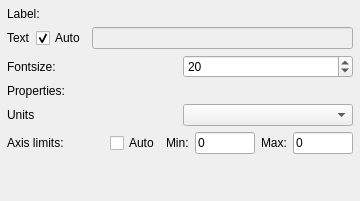
         <widget class="QWidget" name="tab_3">
          <attribute name="title">
           <string>X axis</string>
          </attribute>
          <layout class="QVBoxLayout" name="verticalLayout_8">
           <property name="leftMargin">
            <number>7</number>
           </property>
           <property name="topMargin">
            <number>7</number>
           </property>
           <property name="rightMargin">
            <number>7</number>
           </property>
           <property name="bottomMargin">
            <number>7</number>
           </property>
           <item>
            <widget class="QLabel" name="label_15">
             <property name="text">
              <string>Label:</string>
             </property>
            </widget>
           </item>
           <item>
            <layout class="QHBoxLayout" name="horizontalLayout_10">
             <item>
              <widget class="QLabel" name="label_9">
               <property name="text">
                <string>Text</string>
               </property>
              </widget>
             </item>
             <item>
              <widget class="QCheckBox" name="xAutoLabel_checkBox">
               <property name="text">
                <string>Auto</string>
               </property>
               <property name="checked">
                <bool>true</bool>
               </property>
              </widget>
             </item>
             <item>
              <widget class="QLineEdit" name="xAutoLabel_lineEdit">
               <property name="enabled">
                <bool>false</bool>
               </property>
              </widget>
             </item>
            </layout>
           </item>
           <item>
            <layout class="QHBoxLayout" name="horizontalLayout_15">
             <item>
              <widget class="QLabel" name="label_16">
               <property name="text">
                <string>Fontsize:</string>
               </property>
              </widget>
             </item>
             <item>
              <widget class="QSpinBox" name="xFontSize_spinBox">
               <property name="minimum">
                <number>1</number>
               </property>
               <property name="value">
                <number>20</number>
               </property>
              </widget>
             </item>
            </layout>
           </item>
           <item>
            <widget class="QLabel" name="label_17">
             <property name="text">
              <string>Properties:</string>
             </property>
            </widget>
           </item>
           <item>
            <layout class="QHBoxLayout" name="horizontalLayout_19">
             <item>
              <widget class="QLabel" name="label_23">
               <property name="text">
                <string>Units</string>
               </property>
              </widget>
             </item>
             <item>
              <widget class="QComboBox" name="xUnits_comboBox"/>
             </item>
            </layout>
           </item>
           <item>
            <layout class="QHBoxLayout" name="horizontalLayout_43">
             <item>
              <widget class="QLabel" name="label">
               <property name="text">
                <string>Axis limits:</string>
               </property>
              </widget>
             </item>
             <item>
              <spacer name="horizontalSpacer_7">
               <property name="orientation">
                <enum>Qt::Horizontal</enum>
               </property>
               <property name="sizeHint" stdset="0">
                <size>
                 <width>40</width>
                 <height>20</height>
                </size>
               </property>
              </spacer>
             </item>
             <item>
              <widget class="QCheckBox" name="xAutoAxisLimits_checkBox">
               <property name="text">
                <string>Auto</string>
               </property>
              </widget>
             </item>
             <item>
              <widget class="QLabel" name="label_50">
               <property name="text">
                <string>Min:</string>
               </property>
              </widget>
             </item>
             <item>
              <widget class="QLineEdit" name="xAxisMin_lineEdit">
               <property name="minimumSize">
                <size>
                 <width>60</width>
                 <height>0</height>
                </size>
               </property>
               <property name="maximumSize">
                <size>
                 <width>60</width>
                 <height>16777215</height>
                </size>
               </property>
               <property name="text">
                <string>0</string>
               </property>
              </widget>
             </item>
             <item>
              <widget class="QLabel" name="label_51">
               <property name="text">
                <string>Max:</string>
               </property>
              </widget>
             </item>
             <item>
              <widget class="QLineEdit" name="xAxisMax_lineEdit">
               <property name="minimumSize">
                <size>
                 <width>60</width>
                 <height>0</height>
                </size>
               </property>
               <property name="maximumSize">
                <size>
                 <width>60</width>
                 <height>16777215</height>
                </size>
               </property>
               <property name="text">
                <string>0</string>
               </property>
              </widget>
             </item>
            </layout>
           </item>
           <item>
            <spacer name="verticalSpacer_2">
             <property name="orientation">
              <enum>Qt::Vertical</enum>
             </property>
             <property name="sizeHint" stdset="0">
              <size>
               <width>20</width>
               <height>40</height>
              </size>
             </property>
            </spacer>
           </item>
          </layout>
         </widget>
